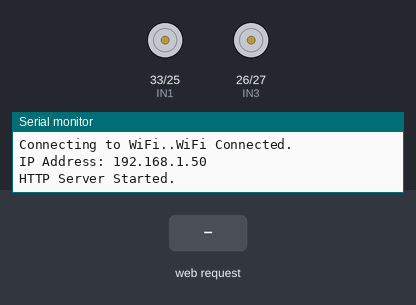
This sketch was run on a simulated ESP32. Shown: motor-driver pin pairs drawn as motors (green arrow = first pin HIGH = forward, orange = second pin HIGH = backward, longer = more drive, scaled by the enable pin), the last lines printed to the serial monitor. The test bench sets the inputs (shaded band). WiFi joins after 1.5 s; servers stay silent unless stated.

Above: at 5.2 s.
5.3 s: HTTP request GET /forward received
At 6.5 s:
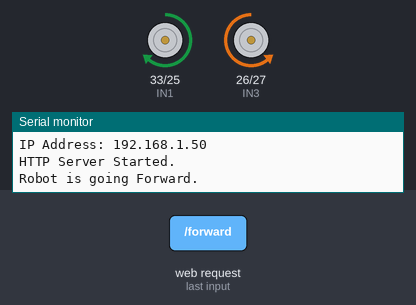
6.8 s: HTTP request GET /backward received
At 7.8 s:
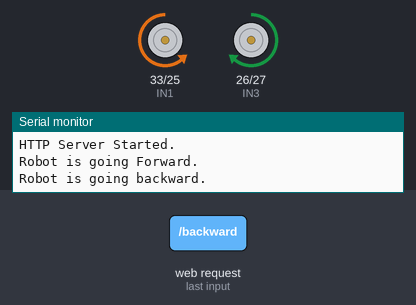
8.3 s: HTTP request GET /rightward received
At 8.9 s:
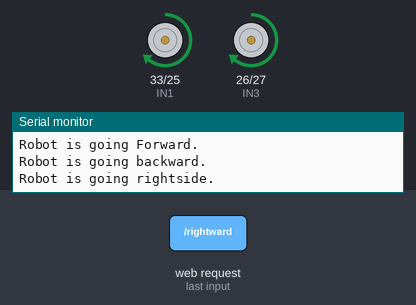
9.8 s: HTTP request GET /leftward received
At 10.1 s:
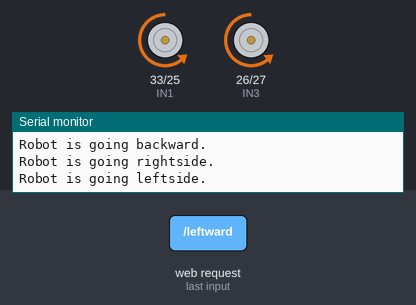
Timing chart, 0 to 12.3 s (numbered marks = the images above; inputs shaded):
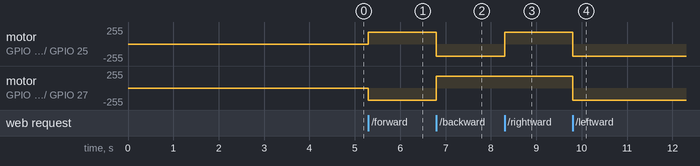

The sketch:

Remote_control_code_final_ver.ino
```cpp
#include <WebServer.h>
#include <WiFi.h>
#include <WiFiClient.h>
#include <ESP32Servo.h>
const char* ssid = "Chanukya_svsk";  // my mobile's WiFi.
const char* password = "esw_project";

// Pins of L298N motor Driver enable and input pins.
#define ENA 12
#define ENB 13
#define IN1 33  // 1 for motor A
#define IN2 25  // 2 for motor A
#define IN3 26  // 1 for motor B
#define IN4 27  // 2 for motor B
#define carspeed 180
WiFiClient client;
WebServer server(80); // Webserver object to handle HTTP requests.

String currentState = "Unknown";
void sendHTML(); // Function prototype

// functions for movement of car using L298N
void forward();
void backward();
void rightside(int turnAngle);
void leftside(int turnAngle);
void stop();
void handleForward();
void handleBackward();
void handleStop();
void handleRightward();
void handleLeftward();

void setup() {
  Serial.begin(9600); // Higher baud rate for faster data transfer.
  pinMode(ENA, OUTPUT);
  pinMode(ENB, OUTPUT);
  pinMode(IN1, OUTPUT);
  pinMode(IN2, OUTPUT);
  pinMode(IN3, OUTPUT);
  pinMode(IN4, OUTPUT);

  WiFi.mode(WIFI_STA);
  // Serial.println("Before WiFi begin");
  delay(2000);
  WiFi.begin(ssid,password);
  Serial.print("Connecting to WiFi..");
  delay(2000);
  while(WiFi.status() != WL_CONNECTED) {
    delay(2000);
    Serial.print(".");
  }
  // Serial.print("\n");
  Serial.println("WiFi Connected.");
  Serial.print("IP Address: ");
  Serial.print(WiFi.localIP()); // Print the local IP address

  server.on("/", sendHTML); // Handle root URL with sendHTML function.
  server.on("/forward", HTTP_GET, handleForward);
  server.on("/backward", HTTP_GET, handleBackward);
  server.on("/stop", HTTP_GET, handleStop);
  server.on("/rightward", HTTP_GET, handleRightward);
  server.on("/leftward", HTTP_GET, handleLeftward);
  server.begin(); // start the HTTP server
  Serial.println("\nHTTP Server Started.");
}

void loop() {
  server.handleClient(); // Handle incoming HTTP requests.
}

// HTML code for control webpage
const char HTMLCode[] PROGMEM = R"rawliteral(
  <!DOCTYPE html><html>
    <head>
        <style>
            .header1 {
                font-style: italic;
                color: red;
                text-align: center;
                font-size: 50px;
            }
            .para1 {
                font-size: 30px;
                text-align: center;
                color: blue;
            }
            .button12 {
                text-align: center;
            }
            .button1 {
                background-color:aquamarine;
                font-size: 40px;
                margin-bottom: 70px;
                margin-top: 60px;
                cursor: pointer;
            }
            .button-container {
                text-align: center;
                margin-left: 110px;
            }
            .button2 {
                background-color: lightgreen;
                font-size: 40px;
                margin-right: 100px;
                cursor: pointer;
            }
            .button3 {
                background-color: red;
                font-size: 40px;
                margin-right: 100px;
                cursor: pointer;
            }
        </style>
    </head>
    <body>
        <h1 class = "header1">Remote control Obstacle avoiding Robot</h1>
        <!-- print the current state of the vehicle i.e., moving in a direction or stop -->
        <p id="currentStateParagraph" class="para1">Robot is currently:<span id="currentState">Unknown</span></p>
        <div class="button12">
            <button class="button1" onclick="sendCommand('forward')">Forward</button>
        </div>
        <div class="button-container">
            <button class="button2" onclick="sendCommand('leftward')">Leftward</button>
            <button class="button3" onclick="sendCommand('stop')">Stop</button>
            <button class="button2" onclick="sendCommand('rightward')">Rightward</button>
        </div>
        <div class="button12">
            <button class="button1" onclick="sendCommand('backward')">Backward</button>
        </div>
        <script>
            let currentState = "Unknown";
            function sendCommand(command) {
                fetch('/' + command)
                .then(response => response.text())
                .then(data => {
                    console.log(data);
                    currentState = data;
                })
                .catch(error => {
                    console.error('Error:',error);
                });
                document.getElementById('currentState').innerText = currentState;
            }
        </script>
    </body>
  </html>
)rawliteral";

void sendHTML() {
  server.send(200, "text/html", String(HTMLCode));
}
void handleForward() {
  forward();
  currentState = "Moving Forward";
  server.send(200, "text/plain", currentState);
}
void handleBackward() {
  backward();
  currentState = "Moving backward";
  server.send(200, "text/plain", currentState);
}
void handleStop() {
  stop();
  currentState = "Stopped";
  server.send(200, "text/plain", currentState);
}
void handleRightward() {
  rightside();
  currentState = "Moving rightside";
  server.send(200, "text/plain", currentState);
}
void handleLeftward() {
  leftside();
  currentState = "Moving leftside";
  server.send(200, "text/plain", currentState);
}

void forward() {
  analogWrite(ENA, carspeed);
  analogWrite(ENB, carspeed);
  digitalWrite(IN1, HIGH);
  digitalWrite(IN2, LOW);
  digitalWrite(IN3, LOW);
  digitalWrite(IN4, HIGH);
  Serial.println("Robot is going Forward.");
}
void backward() {
  analogWrite(ENA, carspeed);
  analogWrite(ENB, carspeed);
  digitalWrite(IN1, LOW);
  digitalWrite(IN2, HIGH);
  digitalWrite(IN3, HIGH);
  digitalWrite(IN4, LOW);
  Serial.println("Robot is going backward.");
}
void rightside() {
  analogWrite(ENA, carspeed);
  analogWrite(ENB, carspeed);
  digitalWrite(IN1, HIGH);
  digitalWrite(IN2, LOW);
  digitalWrite(IN3, HIGH);
  digitalWrite(IN4, LOW);
  Serial.println("Robot is going rightside.");
}
void leftside() {
  analogWrite(ENA, carspeed);
  analogWrite(ENB, carspeed);
  digitalWrite(IN1, LOW);
  digitalWrite(IN2, HIGH);
  digitalWrite(IN3, LOW);
  digitalWrite(IN4, HIGH);
  Serial.println("Robot is going leftside.");
}
void stop() {
  analogWrite(ENA, 0);
  analogWrite(ENB, 0);
  digitalWrite(IN1, LOW);
  digitalWrite(IN2, LOW);
  digitalWrite(IN3, LOW);
  digitalWrite(IN4, LOW);
  Serial.println("Robot stopped.");
}
```

Measured:
- after the input at 5.3 s, motor on GPIO 33 (IN1) / GPIO 25 (IN2): stopped → forward 180/255 at once; motor on GPIO 26 (IN3) / GPIO 27 (IN4): stopped → backward 180/255 at once
- after the input at 6.8 s, motor on GPIO 33 (IN1) / GPIO 25 (IN2): forward 180/255 → backward 180/255 at once; motor on GPIO 26 (IN3) / GPIO 27 (IN4): backward 180/255 → forward 180/255 at once
- after the input at 8.3 s, motor on GPIO 33 (IN1) / GPIO 25 (IN2): backward 180/255 → forward 180/255 at once
- after the input at 9.8 s, motor on GPIO 33 (IN1) / GPIO 25 (IN2), motor on GPIO 26 (IN3) / GPIO 27 (IN4): forward 180/255 → backward 180/255 at once
